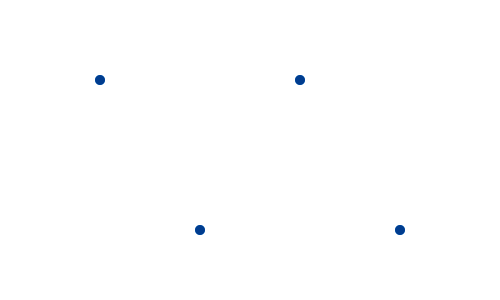
Frame 1 (no input)
Frame 60 (the mouse pressed at the canvas centre just before this capture): identical to frame 1, image omitted
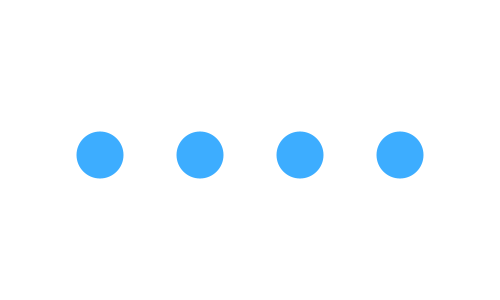
Frame 120 (the mouse held since frame 60 and released just before this capture)

The Processing sketch that drew these frames (run headless with seeded random() and noise(); from frame 60 on, the mouse is pressed at the canvas centre):

// Processing sketch: processing_112026
// ── processing_112026.pde

//Guilherme Vargas Garcia, Sept, 24

void setup(){
  size(500,300);
  noStroke();
}

void draw(){
  background(255);
  fill(#0D98FF, 204);
  float y1=map(mouseX, 0, width, 80, 230);
  float y2=map(width-mouseX, 0, width, 80, 230);
  float diam= pmouseY/4+10;
  float diam2= height-pmouseY;
  ellipse(100,y1,diam,diam);
  ellipse(200,y2,diam,diam);
  ellipse(300,y1,diam,diam);
  ellipse(400,y2,diam,diam);
  
  if ((mouseY >= height/2) && (mouseX< 160)){
    fill(#0D71FA); //blue
    ellipse(100,y1,diam,diam);
    ellipse(200,y2,diam,diam);
    ellipse(300,y1,diam,diam);
    ellipse(400,y2,diam,diam);
  }
  if ((mouseY > height/2) && (mouseX >160 )){
    fill(#FF2739); //red
     ellipse(100,y1,diam,diam);
    ellipse(200,y2,diam,diam);
    ellipse(300,y1,diam,diam);
    ellipse(400,y2,diam,diam);
  }
  
  if ((mouseX > 320) && (mouseY > height/2)){
    fill(#07DB59); //green
     ellipse(100,y1,diam,diam);
    ellipse(200,y2,diam,diam);
    ellipse(300,y1,diam,diam);
    ellipse(400,y2,diam,diam);
}
  if ((mouseX < 160) && (mouseY<height/2)){
    fill(#003C8E); //dark blue
    ellipse(100,y1,diam,diam);
    ellipse(200,y2,diam,diam);
    ellipse(300,y1,diam,diam);
    ellipse(400,y2,diam,diam);
  }
  
  if((mouseX>160) && (mouseY<height/2)){
    fill(#81000B); //dark red
    ellipse(100,y1,diam,diam);
    ellipse(200,y2,diam,diam);
    ellipse(300,y1,diam,diam);
    ellipse(400,y2,diam,diam);
  }
  
 if((mouseX>320) && (mouseY<height/2)){
    fill(#006425); //Dark green
    ellipse(100,y1,diam,diam);
    ellipse(200,y2,diam,diam);
    ellipse(300,y1,diam,diam);
    ellipse(400,y2,diam,diam);
 }
 }
